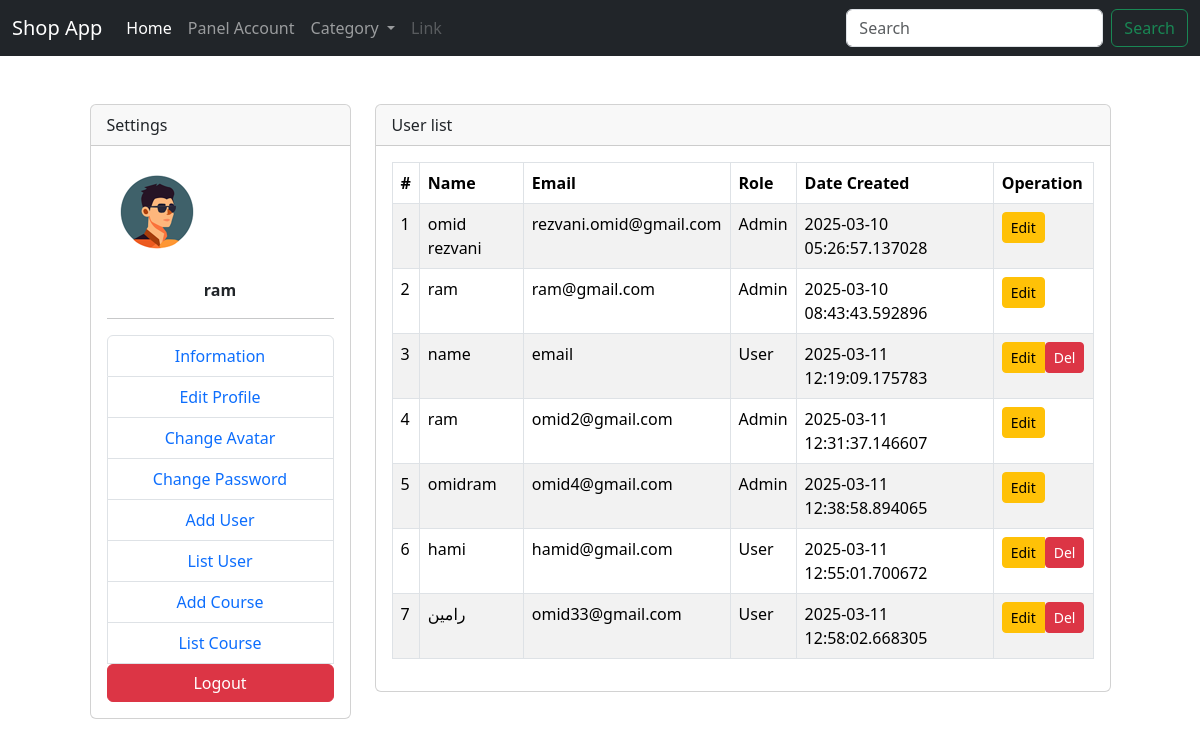
/admin/user (signed in), run on an earlier commit of the app's database.
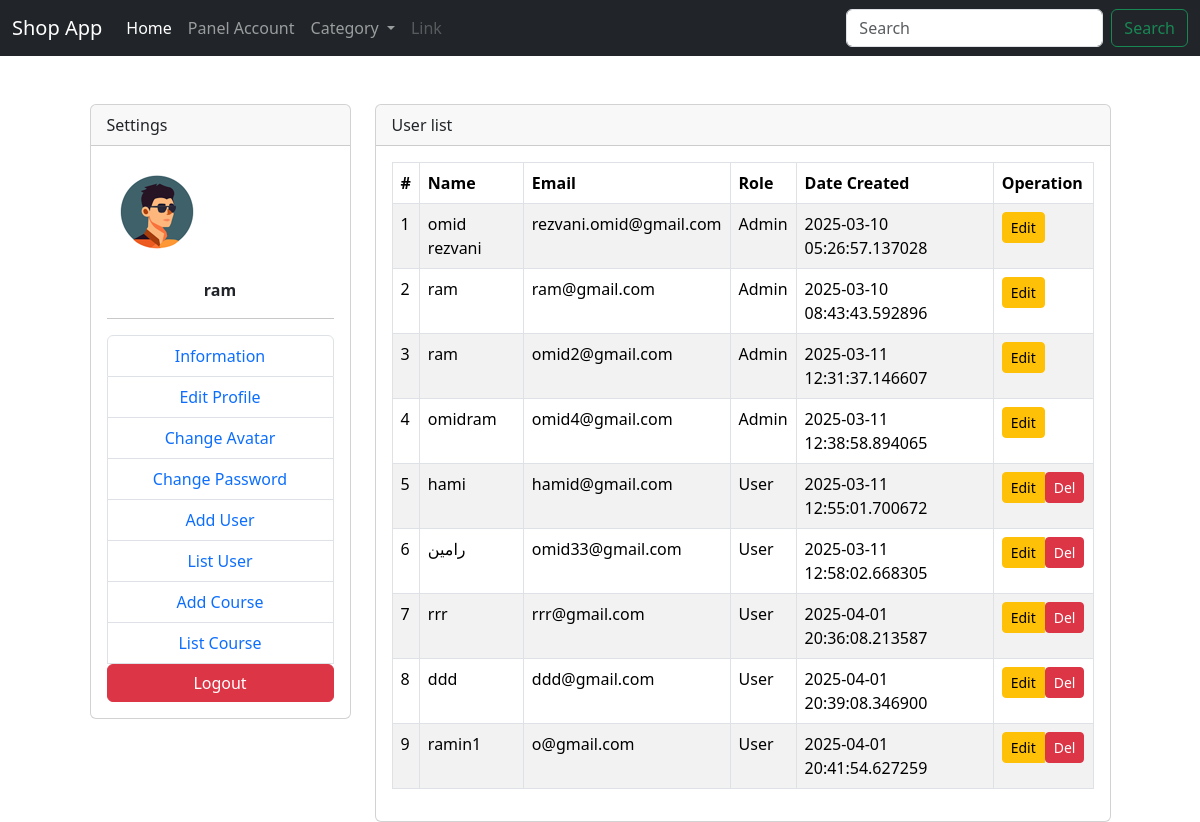
And on a later commit of the database.
### models.py (models this page shows, shortened)
class User(db.Model, UserMixin):
    __tablename__='user'
    id = db.Column(db.Integer, primary_key=True)
    name = db.Column(db.String(80), nullable=False)
    email = db.Column(db.String(120), unique=True, nullable=False)
    password = db.Column(db.String)
    avatar=db.Column(db.String,default='/uploads/avatar.png')
    admin= db.Column(db.Boolean ,default=False)
    date_created = db.Column(db.DateTime, default=datetime.now)

### controller/admin.py (the view)
    @login_required
    def GetUserList(self):
        GetAllUser= User.query.all()
        if request.method == 'POST':
            print(request.args.get('id'))
            db.session.query(User).filter_by(id= request.args.get('id')).delete()
            db.session.commit()
        GetAllUser= User.query.all()
        return render_template('admin/userlist.html', users=GetAllUser)

### extensions.py (called while the page is built)
@loginmanager.user_loader
def user_loader(user_id):
    from models import User
    return User.query.get(user_id)

### templates/admin/userlist.html
{% extends "./Layout/base.html" %}
{% block content %}
<div class="container mt-5">
    <div class="row justify-content-center">
        {% include "./Layout/AdminMenu.html" %}
        <div class="col-8">
            <div class="card">
                <div class="card-header">User list</div>
                <div class="card-body">
                    <table class="table table-bordered table-striped">
                        <thead>
                            <tr>
                                <th scope="col">#</th>
                                <th scope="col">Name</th>
                                <th scope="col">Email</th>
                                <th scope="col">Role</th>
                                <th scope="col">Date Created</th>
                                <th scope="col">Operation</th>
                            </tr>
                        </thead>
                        <tbody>
                            {% for user in users %}
                                <tr>
                                    <td>{{ loop.index }}</td>
                                    <td>{{ user.name }}</td>
                                    <td>{{ user.email }}</td>
                                    <td>{{ "Admin" if user.admin else "User" }}</td>
                                    <td>{{ user.date_created }}</td>
                                    <td>
                                        <div class="btn-group" role="group">
                                            <a href="#" class="btn btn-warning btn-sm">Edit</a>
                                            {% if not user.admin %}
                                                <form action="{{ url_for('admin.GetUserList') }}?id={{ user.id }}" method="POST">
                                                    <button class="btn btn-danger btn-sm">Del</button>
                                                </form>
                                            {% endif %}
                                        </div>
                                    </td>
                                </tr>
                            {% endfor %}
                        </tbody>
                    </table>
                </div>
            </div>
        </div>
    </div>
</div>
{% endblock %}

### templates/Layout/base.html (shortened to what this page needs)
{% include "./Layout/header.html" %}
{% block content %}{% endblock %}
{% include "./Layout/footer.html" %}

### templates/Layout/header.html (shortened to what this page needs)
<!DOCTYPE html>
<html lang="en">
  <head>
    <link
      href="https://cdn.jsdelivr.net/npm/bootstrap@5.3.3/dist/css/bootstrap.min.css"
      rel="stylesheet"
    />
    <link
      rel="stylesheet"
      href="{{ url_for('static', filename='css/app.css') }}"
    />
  </head>
  <body>
    <nav class="navbar navbar-expand-lg bg-dark navbar-dark">
      <div class="container-fluid">
        <a class="navbar-brand" href="#">Shop App</a>
        <div class="collapse navbar-collapse" id="navbarScroll">
          <ul class="navbar-nav me-auto my-2 my-lg-0 navbar-nav-scroll" style="--bs-scroll-height: 100px;">
            <li class="nav-item">
              <a class="nav-link active" aria-current="page" href="{{ url_for('main.Main') }}">Home</a>
            </li>
            {% if not current_user.is_authenticated %}
              <li class="nav-item">
                <a class="nav-link" href="{{ url_for('auth.Login') }}">SignIn</a>
              </li>
              <li class="nav-item">
                <a class="nav-link" href="{{ url_for('auth.SignUp') }}">SignUp</a>
              </li>
            {% else %}
              <li class="nav-item">
                <a class="nav-link" href="{{ url_for('admin.index') if current_user.admin else url_for('user.Panel') }}">Panel Account</a>
              </li>
            {% endif %}
            <li class="nav-item dropdown">
              <a class="nav-link dropdown-toggle" href="#" role="button" data-bs-toggle="dropdown" aria-expanded="false">
                Category
              </a>
            </li>
            <li class="nav-item">
              <a class="nav-link disabled" aria-disabled="true">Link</a>
            </li>
          </ul>
          <form action="{{ url_for('main.getResultSearch') }}" method="GET" class="d-flex" role="search">
            <input class="form-control me-2" name="s" type="search" placeholder="Search" aria-label="Search">
            <button class="btn btn-outline-success" type="submit">Search</button>
          </form>
        </div>
      </div>
    </nav>
  </body>
</html>

### templates/Layout/AdminMenu.html
<div class="col-3">
  <div class="card">
      <div class="card-header">Settings</div>
      <div class="card-body justify-content-center">
          <img class="text-center mb-3" src="{{ url_for('static', filename=current_user.avatar) }}" alt="">
          <p class="text-center"><b class="text-center">{{ current_user.name }}</b></p>
          <hr>
          <ul class="list-group text-center">
              <li class="list-group-item"><a href="{{ url_for('admin.AdminInformation') }}">Information</a></li>
              <li class="list-group-item"><a href="{{ url_for('admin.AdminEditProfile') }}">Edit Profile</a></li>
              <li class="list-group-item"><a href="{{ url_for('admin.AdminUploadAvatar') }}">Change Avatar</a></li>
              <li class="list-group-item"><a href="{{ url_for('admin.AdminChangePassword') }}">Change Password</a></li>
              <li class="list-group-item"><a href="{{ url_for('admin.AddNewUser') }}">Add User</a></li>
              <li class="list-group-item"><a href="{{ url_for('admin.GetUserList') }}">List User</a></li>
              <li class="list-group-item"><a href="{{ url_for('admin.AddNewCourse') }}">Add Course</a></li>
              <li class="list-group-item"><a href="{{ url_for('admin.GetCourseList') }}">List Course</a></li>
              <form action="{{ url_for('auth.Logout') }}" method="POST">
                  <button class="btn btn-danger w-100">Logout</button>
              </form>
          </ul>
      </div>
  </div>
</div>

### templates/Layout/footer.html (shortened to what this page needs)
</body>
</html>

### static/css/app.css (style rules this page uses)
a { text-decoration: none !important; }

What changed in the data, as far as the page shows it:
removed User: name "name", email "email", admin "User", date_created "2025-03-11 12:19:09.175783"
added User: name "rrr", email "rrr@gmail.com", admin "User", date_created "2025-04-01 20:36:08.213587"
added User: name "ddd", email "ddd@gmail.com", admin "User", date_created "2025-04-01 20:39:08.346900"
added User: name "ramin1", email "o@gmail.com", admin "User", date_created "2025-04-01 20:41:54.627259"
